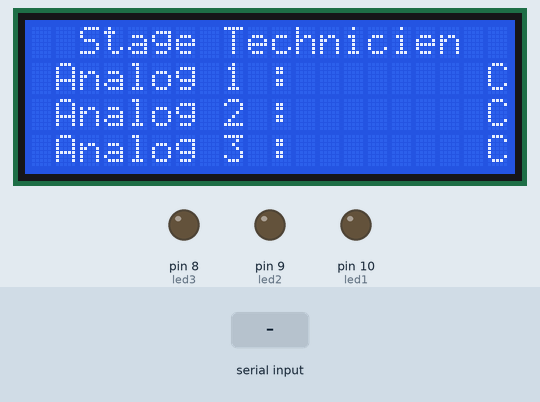
This sketch was run on a simulated Arduino Uno, built with avr-gcc and run on an emulated ATmega328P. Shown: 20×4 character LCD, output pins drawn as LEDs (lit = HIGH). The test bench sets the inputs (shaded band). What the sketch prints to the serial monitor is not drawn.

Above: at 1.2 s.
1.3 s: "A" received over Serial
At 2.0 s:
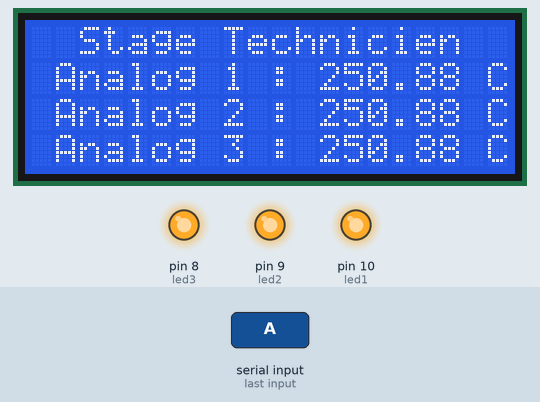
Timing chart, 0 to 4.3 s (numbered marks = the images above; inputs shaded):
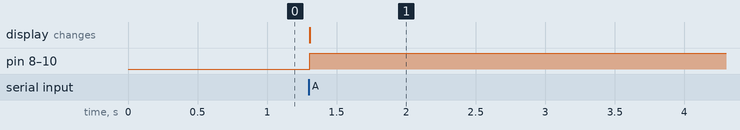

The sketch:

Arduino.ino
```cpp
#include <LiquidCrystal.h>

LiquidCrystal lcd(12, 11, 5, 4, 3, 2);

float Celsius1 , Celsius2 , Celsius3 ;
char my;
int led1 = 10;
int led2 = 9;
int led3 = 8;

void setup() {
  lcd.begin(20, 4);
  Serial.begin(9600);

  pinMode(led1,OUTPUT);
  pinMode(led2,OUTPUT);
  pinMode(led3,OUTPUT);

  lcd.setCursor(2, 0);
  lcd.print("Stage Technicien");

  lcd.setCursor(1, 1);
  lcd.print("Analog 1 : ");
  lcd.setCursor(19,1);
  lcd.print("C");

  lcd.setCursor(1, 2);
  lcd.print("Analog 2 : ");
  lcd.setCursor(19,2);
  lcd.print("C");

  lcd.setCursor(1, 3);
  lcd.print("Analog 3 : ");
  lcd.setCursor(19,3);
  lcd.print("C");
}

void loop() {
  if(Serial.available() > 0)
  {
    my = Serial.read();
    TempFunc();
    LcdFunc();
    LedFunc();
    SerialFunc();
  }
}

void TempFunc()
{
 int val1 = analogRead(A0);
 int val2 = analogRead(A1);
 int val3 = analogRead(A2);

 Celsius1 = (val1 * 0.0049) * 100;
 Celsius2 = (val2 * 0.0049) * 100;
 Celsius3 = (val3 * 0.0049) * 100;
}

void LcdFunc()
{
 lcd.setCursor(12, 1);
 lcd.print(Celsius1);
 lcd.setCursor(12, 2);
 lcd.print(Celsius2);
 lcd.setCursor(12, 3);
 lcd.print(Celsius3);
}

void LedFunc()
{
  //All LED ARE OFF
  if ((Celsius1 < 70) && (Celsius2 < 70) && (Celsius3 < 70))
  {
    digitalWrite(led1,LOW);
    digitalWrite(led2,LOW);
    digitalWrite(led3,LOW);
  }

   //ONE LED IS ON
  else if ((Celsius1 >= 70) && (Celsius2 < 70) && (Celsius3 < 70))
  {
    digitalWrite(led1,HIGH);
    digitalWrite(led2,LOW);
    digitalWrite(led3,LOW);
  }
  else if ((Celsius1 < 70) && (Celsius2 >= 70) && (Celsius3 < 70))
  {
    digitalWrite(led1,LOW);
    digitalWrite(led2,HIGH);
    digitalWrite(led3,LOW);
  }
  else if ((Celsius1 < 70) && (Celsius2 < 70) && (Celsius3 >= 70))
  {
    digitalWrite(led1,LOW);
    digitalWrite(led2,LOW);
    digitalWrite(led3,HIGH);
  }

  //TWO LED ARE ON
  else if ((Celsius1 >= 70) && (Celsius2  >= 70) && (Celsius3 < 70))
  {
    digitalWrite(led1,HIGH);
    digitalWrite(led2,HIGH);
    digitalWrite(led3,LOW);
  }
  else if ((Celsius1 >= 70) && (Celsius2 < 70) && (Celsius3 >= 70))
  {
    digitalWrite(led1,HIGH);
    digitalWrite(led2,LOW);
    digitalWrite(led3,HIGH);
  }
  else if ((Celsius1 < 70) && (Celsius2 >= 70) && (Celsius3 >= 70))
  {
    digitalWrite(led1,LOW);
    digitalWrite(led2,HIGH);
    digitalWrite(led3,HIGH);
  }

  //ALL LED ARE ON
  else
  {
    digitalWrite(led1,HIGH);
    digitalWrite(led2,HIGH);
    digitalWrite(led3,HIGH);
  }
}

void SerialFunc()
{
  if(my == 'A')
  {
 Serial.print(Celsius1);
 Serial.print("#");
 Serial.print(Celsius2);
 Serial.print("#");
 Serial.println(Celsius3);
  }
 delay(10);
}
```

Measured:
- after the input at 1.3 s, pin 8 (led3), pin 9 (led2), pin 10 (led1): LOW → HIGH at once; the display: changes at once (image 1)
